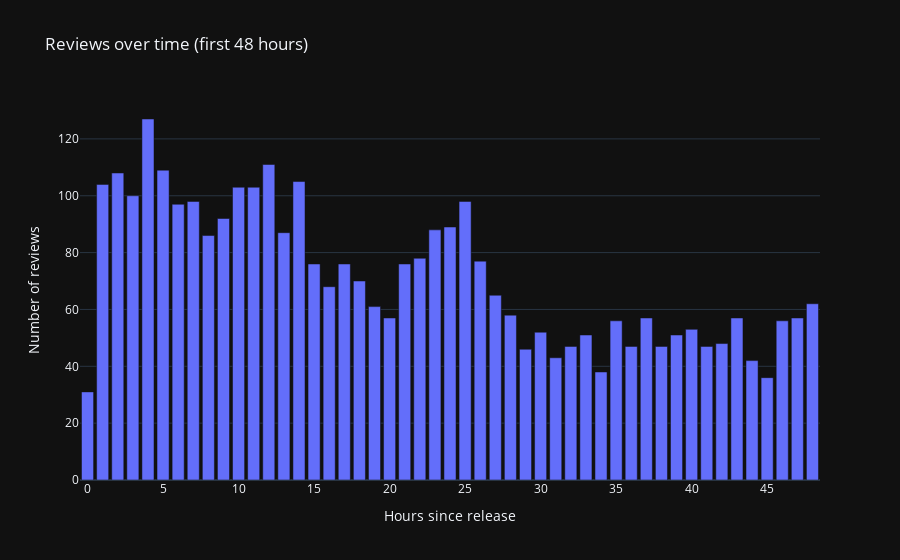

Write notebook code for a chart like this one.
### Code cell
fig = px.bar(
    hourly_counts,
    x=hourly_counts["hours_since_first"],
    y=hourly_counts["count"],
    title='Reviews over time (first 48 hours)')

fig.update_xaxes(title_text='Hours since release')
fig.update_yaxes(title_text='Number of reviews')
fig.show()

### Figure 1 — Plotly figure (JSON) as saved in the notebook; plotly's stock layout.template omitted (floating-point values rounded to 4 significant figures)
{"data": [{"hovertemplate": "hours_since_first=%{x}<br>count=%{y}<extra></extra>", "legendgroup": "", "marker": {"color": "#636efa", "pattern": {"shape": ""}}, "name": "", "orientation": "v", "showlegend": false, "textposition": "auto", "x": [0, 1, 2, 3, 4, 5, 6, 7, 8, 9, 10, 11, 12, 13, 14, 15, 16, 17, 18, 19, 20, 21, 22, 23, 24, 25, 26, 27, 28, 29, 30, 31, 32, 33, 34, 35, 36, 37, 38, 39, 40, 41, 42, 43, 44, 45, 46, 47, 48], "xaxis": "x", "y": [31, 104, 108, 100, 127, 109, 97, 98, 86, 92, 103, 103, 111, 87, 105, 76, 68, 76, 70, 61, 57, 76, 78, 88, 89, 98, 77, 65, 58, 46, 52, 43, 47, 51, 38, 56, 47, 57, 47, 51, 53, 47, 48, 57, 42, 36, 56, 57, 62], "yaxis": "y", "type": "bar"}], "layout": {"xaxis": {"anchor": "y", "domain": [0.0, 1.0], "title": {"text": "Hours since release"}}, "yaxis": {"anchor": "x", "domain": [0.0, 1.0], "title": {"text": "Number of reviews"}}, "legend": {"tracegroupgap": 0}, "title": {"text": "Reviews over time (first 48 hours)"}, "barmode": "relative"}}
